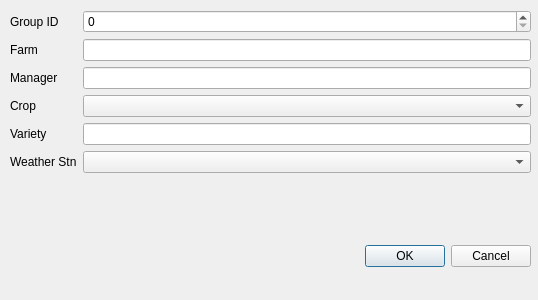
<?xml version="1.0" encoding="UTF-8"?>
<ui version="4.0">
 <class>Dialog</class>
 <widget class="QDialog" name="Dialog">
  <property name="geometry">
   <rect>
    <x>0</x>
    <y>0</y>
    <width>538</width>
    <height>300</height>
   </rect>
  </property>
  <property name="windowTitle">
   <string>Add Pivot Group</string>
  </property>
  <widget class="QDialogButtonBox" name="buttonBox">
   <property name="geometry">
    <rect>
     <x>30</x>
     <y>240</y>
     <width>501</width>
     <height>32</height>
    </rect>
   </property>
   <property name="orientation">
    <enum>Qt::Horizontal</enum>
   </property>
   <property name="standardButtons">
    <set>QDialogButtonBox::Cancel|QDialogButtonBox::Ok</set>
   </property>
  </widget>
  <widget class="QWidget" name="formLayoutWidget">
   <property name="geometry">
    <rect>
     <x>10</x>
     <y>10</y>
     <width>521</width>
     <height>221</height>
    </rect>
   </property>
   <layout class="QFormLayout" name="formLayout">
    <item row="0" column="0">
     <widget class="QLabel" name="label">
      <property name="text">
       <string>Group ID</string>
      </property>
     </widget>
    </item>
    <item row="1" column="0">
     <widget class="QLabel" name="label_2">
      <property name="text">
       <string>Farm</string>
      </property>
     </widget>
    </item>
    <item row="2" column="0">
     <widget class="QLabel" name="label_3">
      <property name="text">
       <string>Manager</string>
      </property>
     </widget>
    </item>
    <item row="3" column="0">
     <widget class="QLabel" name="label_4">
      <property name="text">
       <string>Crop</string>
      </property>
     </widget>
    </item>
    <item row="4" column="0">
     <widget class="QLabel" name="label_5">
      <property name="text">
       <string>Variety</string>
      </property>
     </widget>
    </item>
    <item row="5" column="0">
     <widget class="QLabel" name="label_6">
      <property name="text">
       <string>Weather Stn</string>
      </property>
     </widget>
    </item>
    <item row="0" column="1">
     <widget class="QSpinBox" name="spinGroup"/>
    </item>
    <item row="1" column="1">
     <widget class="QLineEdit" name="txtFarm"/>
    </item>
    <item row="3" column="1">
     <widget class="QComboBox" name="cboCrop"/>
    </item>
    <item row="4" column="1">
     <widget class="QLineEdit" name="txtVar"/>
    </item>
    <item row="5" column="1">
     <widget class="QComboBox" name="cboWStn"/>
    </item>
    <item row="2" column="1">
     <widget class="QLineEdit" name="txtMgr"/>
    </item>
   </layout>
  </widget>
 </widget>
 <resources/>
 <connections>
  <connection>
   <sender>buttonBox</sender>
   <signal>accepted()</signal>
   <receiver>Dialog</receiver>
   <slot>accept()</slot>
   <hints>
    <hint type="sourcelabel">
     <x>248</x>
     <y>254</y>
    </hint>
    <hint type="destinationlabel">
     <x>157</x>
     <y>274</y>
    </hint>
   </hints>
  </connection>
  <connection>
   <sender>buttonBox</sender>
   <signal>rejected()</signal>
   <receiver>Dialog</receiver>
   <slot>reject()</slot>
   <hints>
    <hint type="sourcelabel">
     <x>316</x>
     <y>260</y>
    </hint>
    <hint type="destinationlabel">
     <x>286</x>
     <y>274</y>
    </hint>
   </hints>
  </connection>
 </connections>
</ui>
